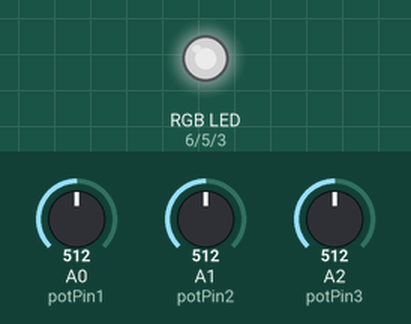
Recording of a sketch running on a simulated Arduino Uno, built with avr-gcc and run on an emulated ATmega328P. Shown: an RGB LED mixed from three pins (HIGH = lit). The inputs (shaded band) are chosen by the test bench; at power-on: A0 (potPin1) = 512, A1 (potPin2) = 512, A2 (potPin3) = 512. Dim RGB values are drawn brighter than linear.

Above: at 1.2 s.
1.3 s: A0 (potPin1) set to 716
At 2.5 s:
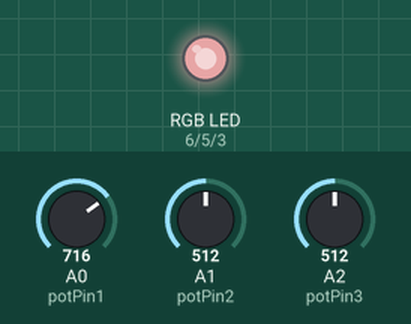
2.8 s: A1 (potPin2) set to 716
At 3.8 s:
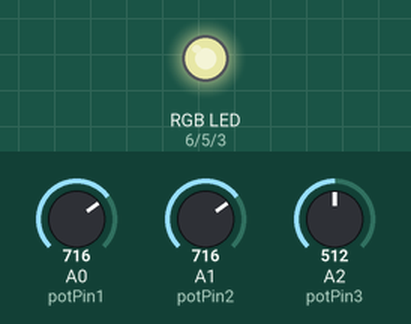
4.3 s: A2 (potPin3) set to 716
At 5.0 s:
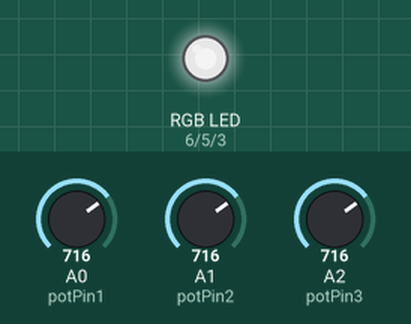
5.8 s: A0 (potPin1) set to 900
At 6.1 s:
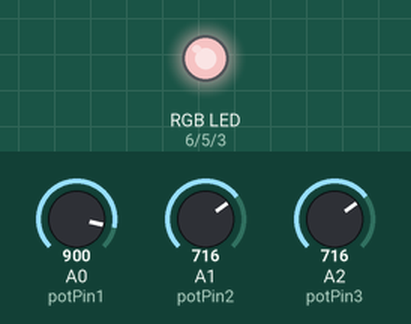
7.3 s: A1 (potPin2) set to 900
At 8.4 s:
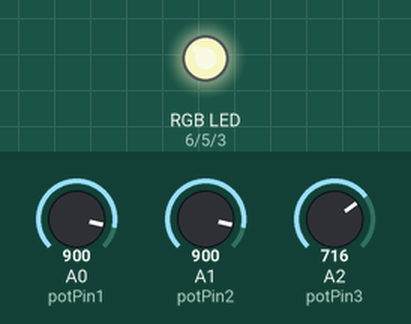
8.8 s: A2 (potPin3) set to 900
At 9.6 s:
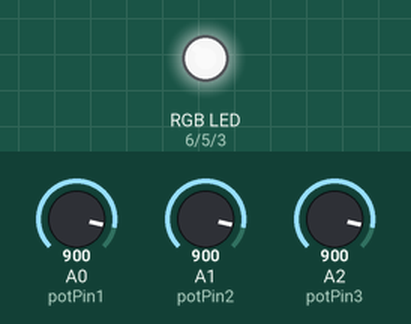
Timing chart, 0 to 11.3 s (numbered marks = the images above; inputs shaded):
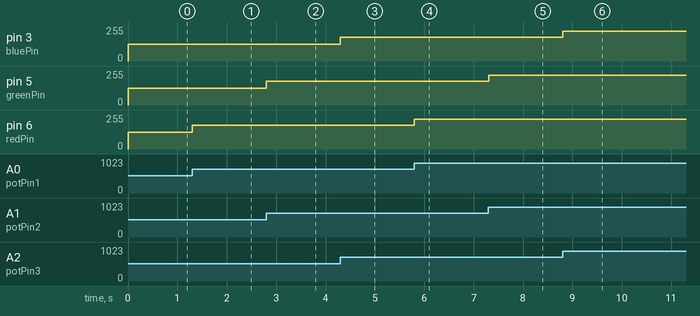

The sketch:

assignment1.ino
```cpp
// Potentiometers pins:
const int potPin1 = A0;
const int potPin2 = A1;
const int potPin3 = A2;

// RGB channels pins:
const int redPin = 6;
const int greenPin = 5;
const int bluePin = 3;

int potValue1 = 0;
int potValue2 = 0;
int potValue3 = 0;

// Brightness value for each channel
int redValue = 0;
int greenValue = 0;
int blueValue = 0;

void setup() {
  pinMode(potPin1, INPUT);
  pinMode(potPin2, INPUT);
  pinMode(potPin3, INPUT);

  pinMode(redPin, OUTPUT);
  pinMode(greenPin, OUTPUT);
  pinMode(bluePin, OUTPUT);
}

void loop() {
  potValue1 = analogRead(potPin1);
  potValue2 = analogRead(potPin2);
  potValue3 = analogRead(potPin3);

  redValue = map(potValue1, 0, 1023, 0, 255);
  greenValue = map(potValue2, 0, 1023, 0, 255);
  blueValue = map(potValue3, 0, 1023, 0, 255);

  // PWM
  analogWrite(redPin, redValue);
  analogWrite(greenPin, greenValue);
  analogWrite(bluePin, blueValue);
}
```

Measured:
- after the input at 1.3 s, pin 6 (redPin): 127/255 → 178/255 at once
- after the input at 2.8 s, pin 5 (greenPin): 127/255 → 178/255 at once
- after the input at 4.3 s, pin 3 (bluePin): 127/255 → 178/255 at once
- after the input at 5.8 s, pin 6 (redPin): 178/255 → 224/255 at once
- after the input at 7.3 s, pin 5 (greenPin): 178/255 → 224/255 at once
- after the input at 8.8 s, pin 3 (bluePin): 178/255 → 224/255 at once
